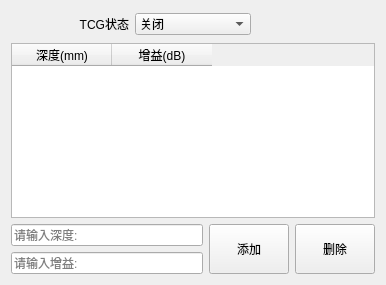
<?xml version="1.0" encoding="UTF-8"?>
<ui version="4.0">
 <class>TCGWidget</class>
 <widget class="QWidget" name="TCGWidget">
  <property name="geometry">
   <rect>
    <x>0</x>
    <y>0</y>
    <width>386</width>
    <height>285</height>
   </rect>
  </property>
  <property name="windowTitle">
   <string>Form</string>
  </property>
  <layout class="QGridLayout" name="gridLayout">
   <item row="2" column="1" rowspan="2">
    <widget class="QPushButton" name="btn_add">
     <property name="sizePolicy">
      <sizepolicy hsizetype="Minimum" vsizetype="Preferred">
       <horstretch>0</horstretch>
       <verstretch>0</verstretch>
      </sizepolicy>
     </property>
     <property name="text">
      <string>添加</string>
     </property>
    </widget>
   </item>
   <item row="2" column="0">
    <widget class="QLineEdit" name="lineEdit_tcg_depth">
     <property name="placeholderText">
      <string>请输入深度:</string>
     </property>
    </widget>
   </item>
   <item row="0" column="0" colspan="3">
    <widget class="QWidget" name="widget_cell_59" native="true">
     <layout class="QHBoxLayout" name="horizontalLayout_63" stretch="1,1,1">
      <property name="leftMargin">
       <number>2</number>
      </property>
      <property name="topMargin">
       <number>2</number>
      </property>
      <property name="rightMargin">
       <number>2</number>
      </property>
      <property name="bottomMargin">
       <number>2</number>
      </property>
      <item>
       <widget class="QLabel" name="label_60">
        <property name="text">
         <string>TCG状态</string>
        </property>
        <property name="alignment">
         <set>Qt::AlignRight|Qt::AlignTrailing|Qt::AlignVCenter</set>
        </property>
       </widget>
      </item>
      <item>
       <widget class="QComboBox" name="comboBox_tcg_enable">
        <item>
         <property name="text">
          <string>关闭</string>
         </property>
        </item>
        <item>
         <property name="text">
          <string>开启</string>
         </property>
        </item>
       </widget>
      </item>
      <item>
       <widget class="QWidget" name="widget" native="true"/>
      </item>
     </layout>
    </widget>
   </item>
   <item row="3" column="0">
    <widget class="QLineEdit" name="lineEdit_tcg_gain">
     <property name="placeholderText">
      <string>请输入增益:</string>
     </property>
    </widget>
   </item>
   <item row="1" column="0" colspan="3">
    <widget class="QTableWidget" name="table">
     <property name="sizePolicy">
      <sizepolicy hsizetype="Expanding" vsizetype="Preferred">
       <horstretch>0</horstretch>
       <verstretch>0</verstretch>
      </sizepolicy>
     </property>
     <column>
      <property name="text">
       <string>深度(mm)</string>
      </property>
     </column>
     <column>
      <property name="text">
       <string>增益(dB)</string>
      </property>
     </column>
    </widget>
   </item>
   <item row="2" column="2" rowspan="2">
    <widget class="QPushButton" name="btn_del">
     <property name="sizePolicy">
      <sizepolicy hsizetype="Minimum" vsizetype="Preferred">
       <horstretch>0</horstretch>
       <verstretch>0</verstretch>
      </sizepolicy>
     </property>
     <property name="text">
      <string>删除</string>
     </property>
     <property name="shortcut">
      <string>Del</string>
     </property>
    </widget>
   </item>
  </layout>
 </widget>
 <resources/>
 <connections/>
</ui>
